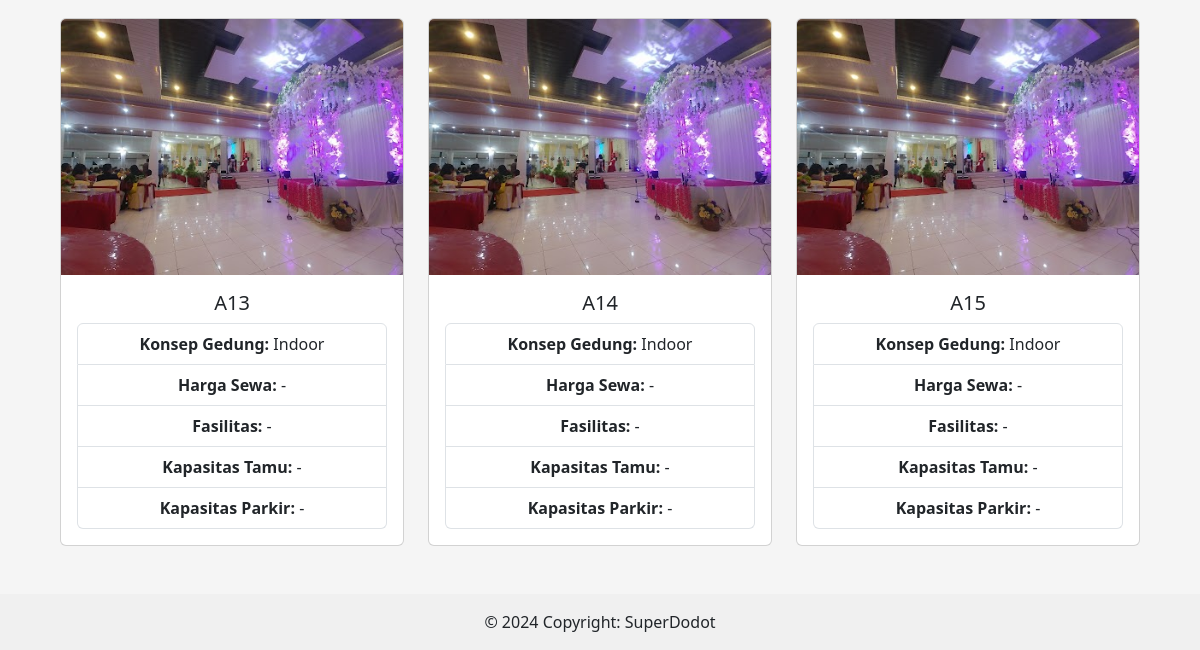
Before: / (lower part) with the older database file.
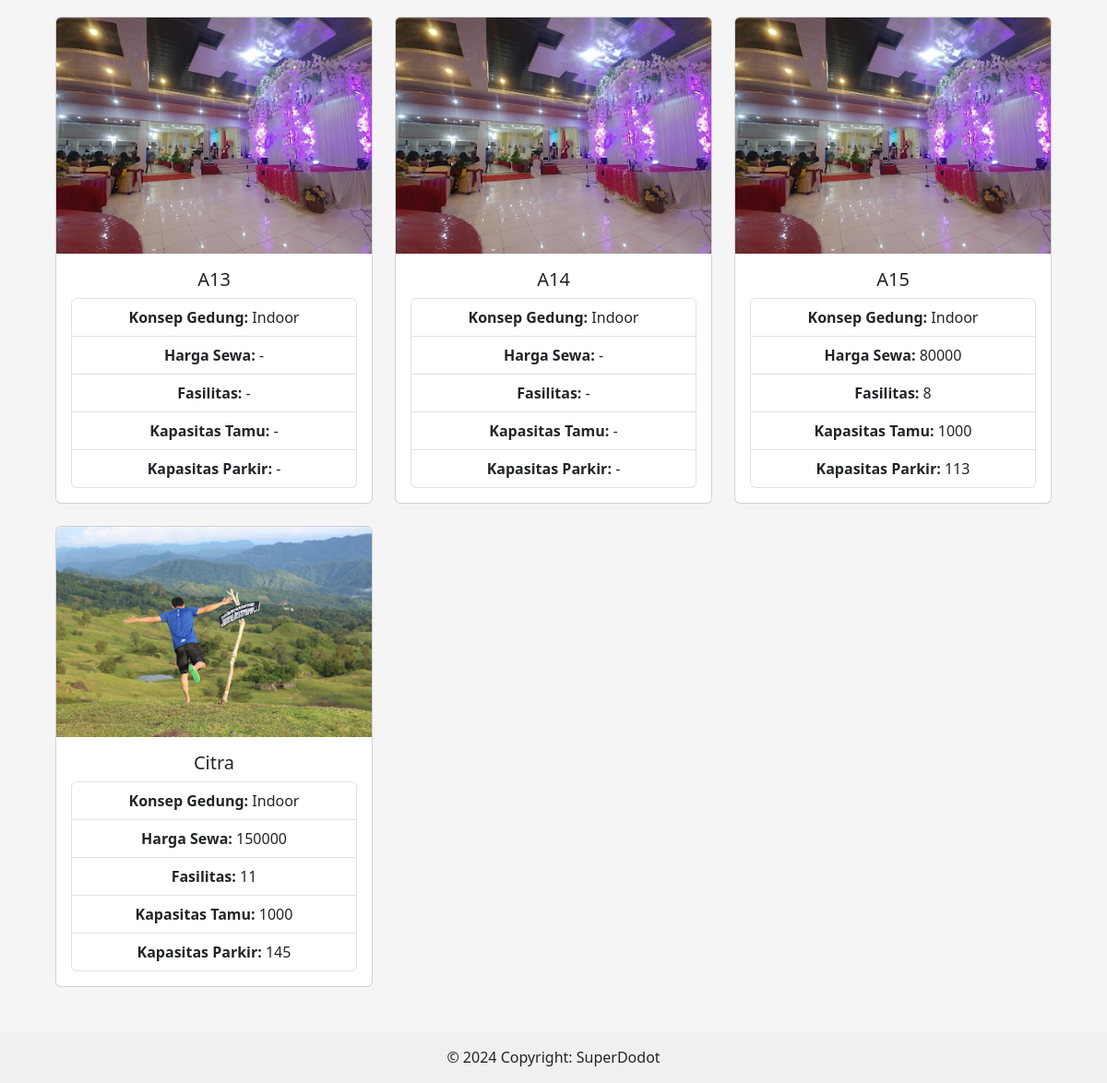
After: the same page with the newer database file.
### tables this page shows
CREATE TABLE `alternatif` (
  `id_alternatif` int(11) NOT NULL,
  `nama_alternatif` varchar(255) NOT NULL,
  `gambar` varchar(255) NOT NULL,
  `alamat` text NOT NULL,
  `latitude` varchar(255) NOT NULL,
  `longitude` varchar(255) NOT NULL,
  `konsep_gedung` enum('Indoor','Outdoor') NOT NULL
);

CREATE TABLE `kriteria` (
  `id_kriteria` char(3) NOT NULL,
  `nama_kriteria` varchar(255) NOT NULL,
  `jenis_kriteria` enum('Cost','Benefit') NOT NULL
);

### home.php (the view, shortened to what this page needs)
<?php
require_once './config.php';
$alternatif = $koneksi->query("SELECT * FROM alternatif");
$dataKriteria = $koneksi->query("SELECT * FROM kriteria");
$getKecAltKrit = $koneksi->query("SELECT *
                FROM kec_alt_kriteria kac
                JOIN sub_kriteria sk ON sk.id_sub_kriteria=kac.f_id_sub_kriteria
                JOIN kriteria k ON k.id_kriteria=kac.f_id_kriteria
                ORDER BY kac.f_id_alternatif, kac.f_id_kriteria;");
while ($row = $getKecAltKrit->fetch_object()) {
    $i = $row->f_id_alternatif;
    $j = $row->f_id_kriteria;
    $aij = $row->detail;
    $nilai1[$i][$j] = $aij;
  }
?>
<?php require './header.php';?>
<section class="">
    <div class="px-5 py-5 px-md-5 text-center" style="background-color: hsl(0, 0%, 96%);">
        <div class="container" style="min-height:100vh;">
            <div class="row row-cols-1 row-cols-md-3 g-4">
                <?php foreach ($alternatif as $key => $value):?>
                <div class="col" data-aos="fade-up" data-aos-duration="3000" data-aos-anchor-placement="center-bottom">
                    <div class="card h-100">
                        <img src="./images/<?=$value['gambar'];?>" class="card-img-top" alt="Card 1">
                        <div class="card-body">
                            <h5 class="card-title"><?=$value['nama_alternatif'];?></h5>
                            <ul class="list-group">
                                <li class="list-group-item"><strong>Konsep Gedung:</strong>
                                    <?=$value['konsep_gedung'];?></li>
                                <?php foreach ($dataKriteria as $key => $kriteria):?>
                                <li class="list-group-item"><strong><?=$kriteria['nama_kriteria'];?>:</strong>
                                    <?=$nilai1[$value['id_alternatif']][$kriteria['id_kriteria']]??'-';?></li>
                                <?php endforeach;?>
                            </ul>
                        </div>
                    </div>
                </div>
                <?php endforeach;?>
            </div>
        </div>
    </div>
</section>
<?php require 'footer.php'; ?>

### index.php (shortened to what this page needs)
<?php
require_once 'config.php';
$url = isset($_GET['url']) ? $_GET['url'] : '';
$urlSegments = explode('/', rtrim($url, '/'));
if (empty($urlSegments[0])) {
    require_once 'home.php';
} elseif ($urlSegments[0] === 'admin') {
    require_once 'admin/' . $urlSegments[1] . '.php';
} elseif ($urlSegments[0] === 'user') {
    require_once 'user/views/' . $urlSegments[1];
} else {
    require_once '404.php';
}

### header.php (shortened to what this page needs)
<!DOCTYPE html>
<html>
<head>
    <link href="https://cdn.jsdelivr.net/npm/bootstrap@5.3.0/dist/css/bootstrap.min.css" rel="stylesheet"
 />
    <link rel="stylesheet" href="https://unpkg.com/aos@next/dist/aos.css" />
</head>
<body>

### footer.php (shortened to what this page needs)
<footer class="bg-white text-center text-lg-start">
    <div class="text-center p-3" style="background-color: #F0F0F0;">
        © 2024 Copyright:
        SuperDodot
    </div>
</footer>
</body>
</html>

Changed rows visible on the page:
computed for alternatif (number 3 of 4 on the later page): id_alternatif.id_kriteria "-" → "80000"; id_alternatif.id_kriteria "-" → "8"; id_alternatif.id_kriteria "-" → "1000"; id_alternatif.id_kriteria "-" → "113"
added alternatif: gambar (picture), nama_alternatif "Citra", konsep_gedung "Indoor", id_alternatif.id_kriteria "150000", id_alternatif.id_kriteria "11", id_alternatif.id_kriteria "1000", id_alternatif.id_kriteria "145", kriteria (nama_kriteria "Harga Sewa"), kriteria (nama_kriteria "Fasilitas"), kriteria (nama_kriteria "Kapasitas Tamu"), kriteria (nama_kriteria "Kapasitas Parkir")
